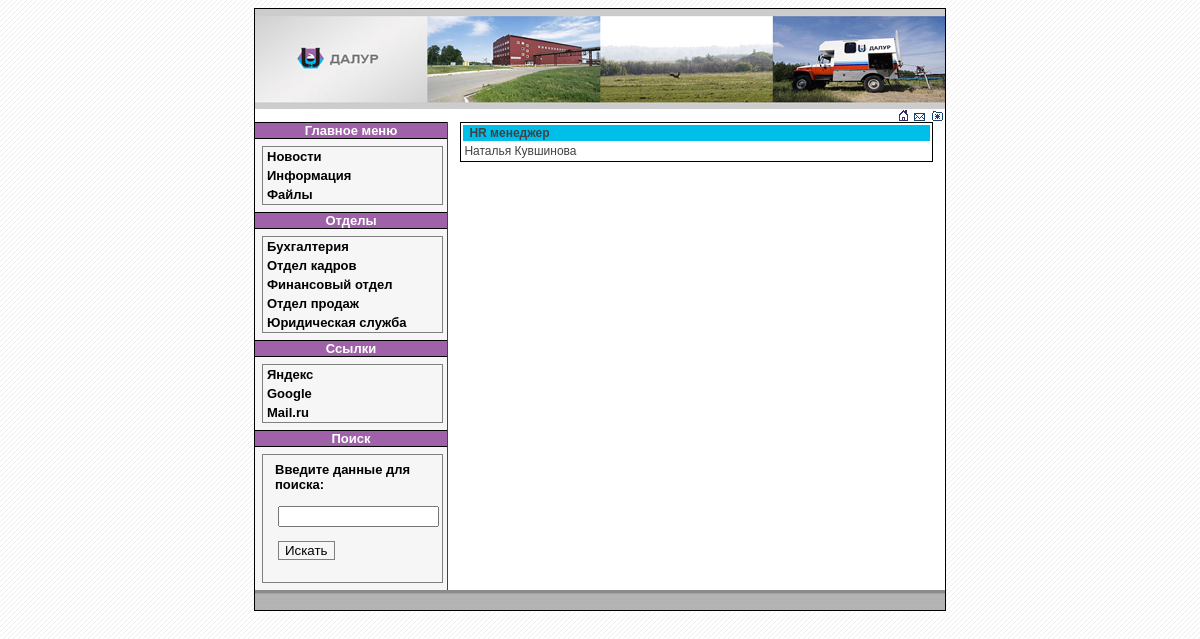
Screenshot of /view_dep.php?dep=2 with the database file from the repository.
### tables this page shows
CREATE TABLE `departments` (
  `id` int NOT NULL AUTO_INCREMENT,
  `title` text NOT NULL,
  PRIMARY KEY (`id`)
);

CREATE TABLE `links` (
  `id` int NOT NULL AUTO_INCREMENT,
  `title` text NOT NULL,
  `link` text NOT NULL,
  PRIMARY KEY (`id`)
);

CREATE TABLE `workers` (
  `id` int NOT NULL AUTO_INCREMENT,
  `name` text NOT NULL,
  `position` text NOT NULL,
  `department` int NOT NULL,
  PRIMARY KEY (`id`),
  KEY `department` (`department`),
  CONSTRAINT `workers_ibfk_1` FOREIGN KEY (`department`) REFERENCES `departments` (`id`)
);

### blocks/lefttd.php (the view)
<td width="184" valign="top" class="left">
<div class="menu_title">Главное меню</div>
<div id="coolmenu">
<a href="index.php">Новости</a>
<a href="info.php">Информация</a>
<a href="files.php">Файлы</a>
</div>
<div class="menu_title">Отделы</div>
<div id="coolmenu">
<?
$sql_dep = "select * from departments";
$result_dep = $conn->query($sql_dep);
if ($result_dep->num_rows > 0){
while($row = $result_dep->fetch_assoc() ){
      echo "<a href='view_dep.php?dep=" . $row["id"] . "'>" .  $row["title"] . "</a>";
}
} else {
      echo "<p>Отделов нет, разогнали";
}
?>
</div>
<div class="menu_title">Ссылки</div>
<div id="coolmenu">
<?
$sql_link = "select * from links";
$result_link = $conn->query($sql_link);
if ($result_link->num_rows > 0){
while($row = $result_link->fetch_assoc() ){
      echo "<a href='" . $row["link"] . "'>" .  $row["title"] . "</a>";
}
} else {
      echo "<p>Ссылок нет, мы в 21 веке";
}
?>
</div>
<div class="menu_title">Поиск</div>
<div id="coolmenu">
<form class="bottom" action="view_search.php" method="post" name="form_s">
<p class="search_text">Введите данные для поиска:</p><br>
<p class="search_input"><input  type="text" size="17" maxlength="50" name="search"></p><br>
<input class="search_button" type="submit" name="submit_s" value="Искать">
</form></div>
</td>

### view_dep.php (shortened to what this page needs)
<? include ("blocks/bd.php");
if (isset($_GET['dep'])) {$dep = $_GET['dep']; }
$sql_dep = "select * from departments where id='$dep'";
$result_dep = $conn->query($sql_dep);
if ($result_dep->num_rows > 0){
while($row = $result_dep->fetch_assoc() ){
?>
<html>
<head>
  <title><? echo "Отделы - " . $row["title"]; }}?> </title>
<link href="style.css" rel="stylesheet" type="text/css">
</head>
<body>
<table width="690" border="0" align="center" cellpadding="0" cellspacing="0" bgcolor="#FFFFFF" class="main_border">
  <?php include ("blocks/header.php"); ?>
  <tr>
    <td valign="top"><?php include ("blocks/adds.php"); ?>
    <table width="100%" border="0" cellspacing="0" cellpadding="0">
      <tr>
          <?php include ("blocks/lefttd.php"); ?>
        <td valign="top">
            <?
  $sql_dep = "select * from workers, departments where departments.id='$dep' and workers.department='$dep'";
$result_dep = $conn->query($sql_dep);
if($result_dep->num_rows > 0){
while($row = $result_dep->fetch_assoc() ){
        echo "<table align='center' class='news'>";
        echo "<tr>";
        echo "<td class='news_title'><p class='news_name'>". $row["position"] ."</p>";
        echo "</tr>";
        echo "<tr>";
        echo "<td>" . $row["name"] . "</td>";
        echo "</tr>";
        echo "</table><br>";
}}
else {
      echo "<h3 align='center'>В базе данных нет записей</h3>";
}
?>
        </td>
      </tr>
    </table></td>
  </tr>
    <?php include ("blocks/footer.php"); ?>
</table>
</body>
</html>

### style.css (style rules this page uses)
.main_border { border:1px solid #000000; }
body { background-image:url(img/bg.gif); }
.left { background-color:#f6f6f6; border-right:1px solid #424242; }
p { font-family:Arial, Helvetica, sans-serif; font-size:12px; color:424242; margin-left:12px; }
.menu_title { font-family:Arial, Helvetica, sans-serif; font-size:13px; color:#ffffff; text-align:center; font-weight:bold; border-top:1px solid #000000; border-bottom:1px solid #000000; background-color:#9F62A8; }
.news { border:1px solid #000; width:95%; }
.news_title { background-color:#00BEEA; }
.news_name { margin-top:0px; margin-bottom:0px; margin-left:5px; font-weight:bold; }
.search_text { font-size:13px; margin-right:7px; margin-bottom:0px; margin-top:7px; font-weight:bold; color:#000000; }
.search_button { border:1px solid gray; background-color:#f6f6f6; margin-left:15px; margin-bottom:10px; }
.search_input { margin-bottom:0px; margin-top:0px; margin-left:15px; }
#coolmenu { border: 1px solid gray; border-bottom-width: 0; width: 93%; background-color: #f6f6f6; margin:7px; border-bottom: 1px solid gray; border-top: 1px solid gray; }
#coolmenu a { font: bold 13px Arial, Helvetica, sans-serif; padding: 2px; padding-left: 4px; display: block; width: 100%; color: #000000; text-decoration: none; }
html>body #coolmenu a { width: auto; }

### view_dep.php (style rules this page uses)
body,td,th { font-family:Arial, Helvetica, sans-serif; font-size: 12px; color: #424242; }

### rows the page displays
departments: title "Бухгалтерия"
departments: title "Отдел кадров"
departments: title "Финансовый отдел"
departments: title "Отдел продаж"
departments: title "Юридическая служба"
links: title "Яндекс"
links: title "Google"
links: title "Mail.ru"
workers: position "HR менеджер", name "Наталья Кувшинова"
